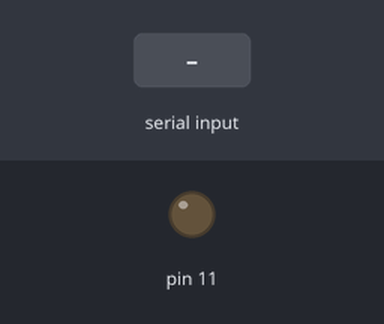
Bench run of a sketch on a simulated Arduino Uno, built with avr-gcc and run on an emulated ATmega328P. Shown: output pins drawn as LEDs (lit = HIGH). Inputs (shaded band) come from the test bench.

Above: at 1.2 s.
1.3 s: byte 30 received over Serial
At 1.8 s:
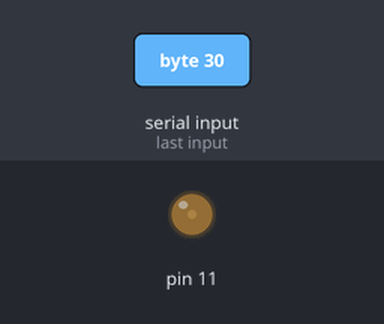
2.8 s: byte 90 received over Serial
At 4.1 s:
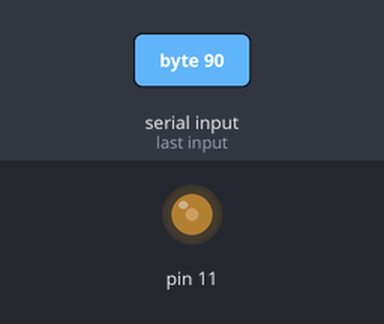
Timing chart, 0 to 5.8 s (numbered marks = the images above; inputs shaded):
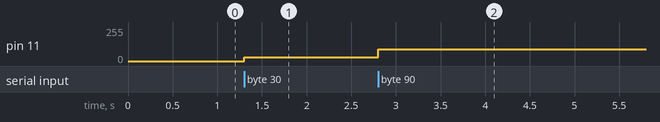

The sketch:

simple_led.ino
```cpp
//simple example to control a led from supercollider
//use together with 'simple_led.scd'
//connect pin11 to led + resistor to gnd
void setup() {
  Serial.begin(38400);
  pinMode(11, OUTPUT);
}
void loop() {
  while (Serial.available()) {
    byte val = Serial.read();
    analogWrite(11, val); //val should be 0-255
  }
}
```

Measured:
- after the input at 1.3 s, pin 11: 0/255 → 30/255 at once
- after the input at 2.8 s, pin 11: 30/255 → 90/255 at once
